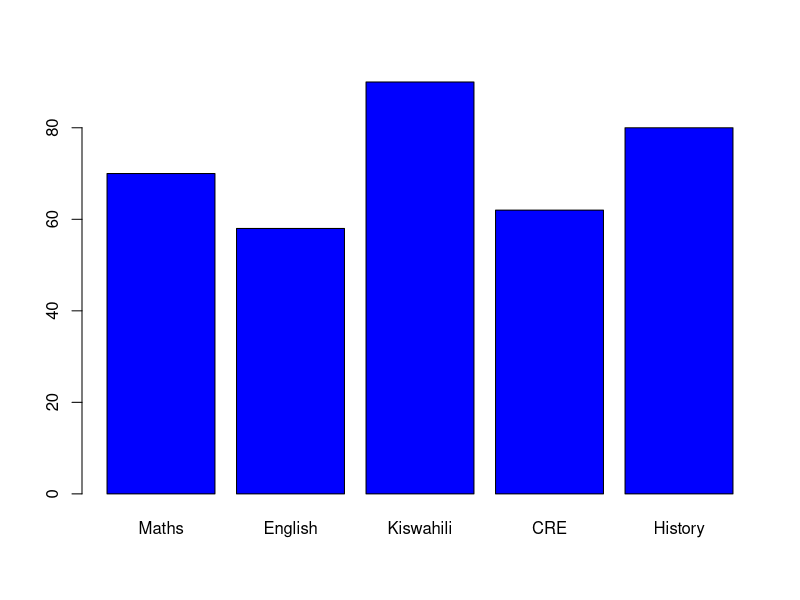
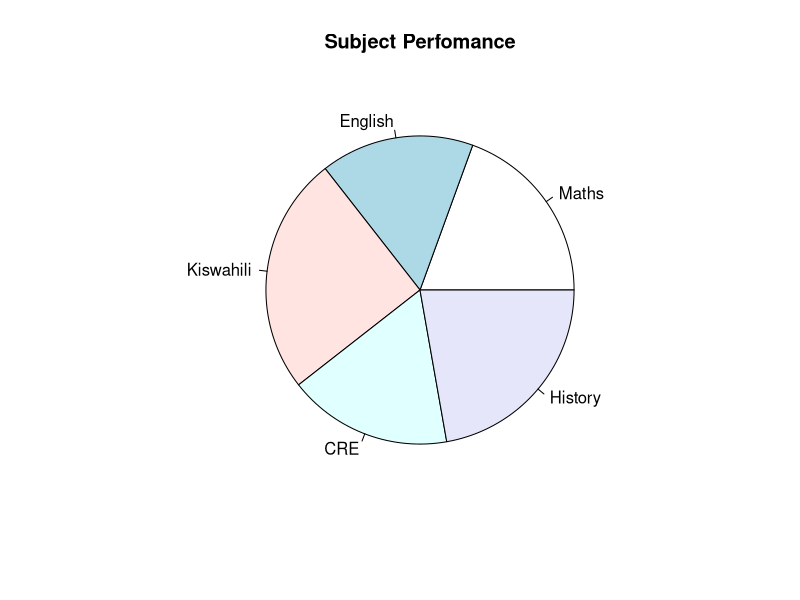
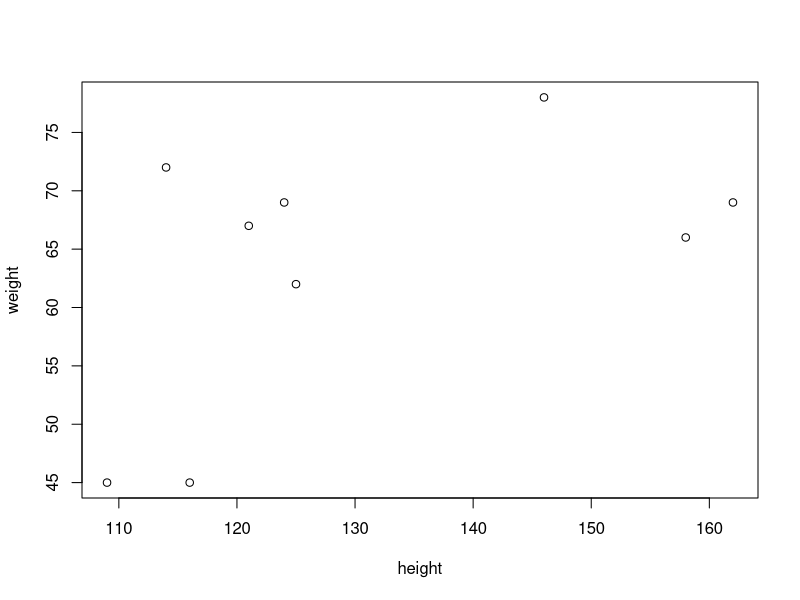
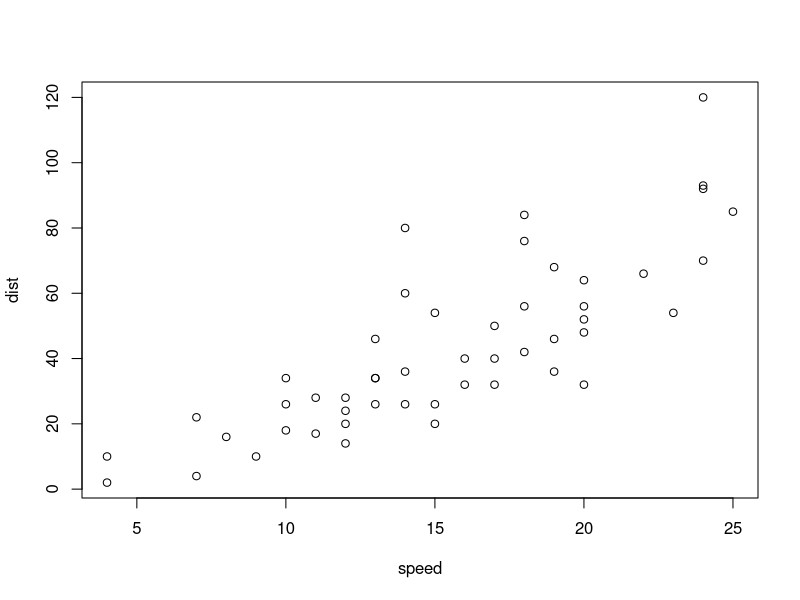

Write the R code that produced these figures, in order.
#Learning R

###This is a comment

#Creating my first variable

rm(list = ls())

Age <- c(23, 35,45,50)

FirstName <- c("Esther","Habakkuk","Amos","Robert")

#Creating Objects in R

##Vector - is an object that stores the elements of the same datatype.
fruits <- c("Apple", "Oranges","Pineapple","Mangoes")

#A list stores elements of different data types
#A list uses a list function.

list1 <- list(24, "Maize", c("Apple", "Oranges","Pineapple","Mangoes"))
list1

#Matrix is a 2 dimensional object
matrix1 <- matrix(c(1:9), nrow=3,ncol = 3)
matrix1

##Factor - categorizes data and stores it in levels
factor1 <- factor(c("Kiambu","Turkana","Elgeyo Marakwet","Kisumu","Turkana","Elgeyo Marakwet","Kilifi"))
factor1

#Data frame - arrange data in a tabular form.
dataframe1 <- data.frame(
  Lastname = c("Kibaki","Senelwa","Kuks","Oliver"),
  Age = c(24,25,66,32),
  Sales = c(2400,6000,2500,6800),
  stringsAsFactors = FALSE
)
head(dataframe1)


##Data Visualization
 w1 <- c("Maths","English","Kiswahili","CRE","History")
 w2 <- c(70,58,90,62,80)
 ##BarPlot
barplot(w2, names.arg = w1, col = "blue")

##Pie chart
pie(w2, labels=w1,main = "Subject Perfomance")

##Scatter plot
age <- c(23,26,78,66,45,34,56,44,56)
height <- c(121,116,124,114,158,125,109,146,162)
weight <- c(67,45,69,72,66,62,45,78,69)

plot(height, weight)

#Statistical Analysis
##mean, mode,median
mean(height)

median(height)

var(height)

#calculate mode (create a function to calculate mode)
getmode <- function(v)
{
  uniqv <- unique(v)
  uniqv [which.max(tabulate(match(v,uniqv)))]
}

getmode(weight)

#We can get mode using modeest package
library(modeest)

mfv(weight)




#Loading pre-existing datasets in R

#View pre-existing datasets in R
data()

#Loading the datasets
data("cars")
names(cars)

summary(cars)
plot(cars)
